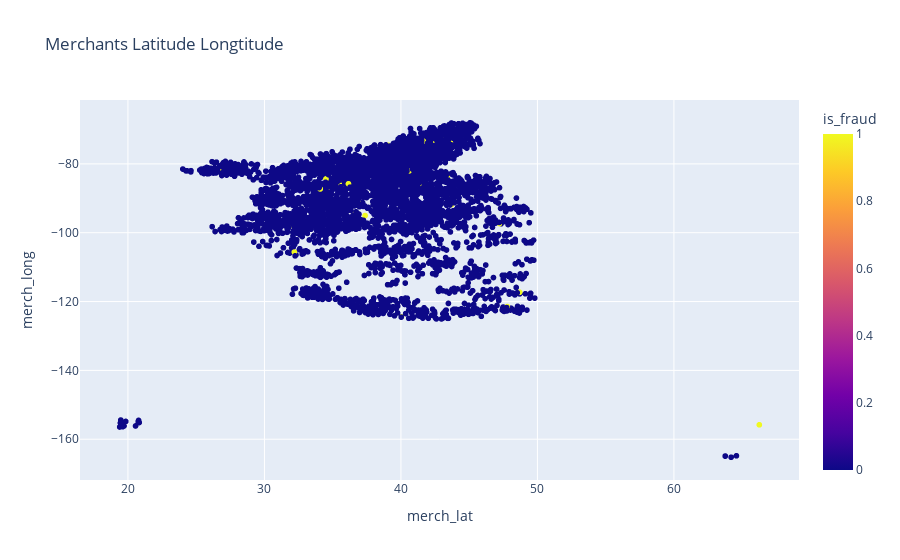

Notebook code cell kept with this figure:
### Markdown cell above
**Merchants**

### Code cell
px.scatter(df_raw10.sample(5000, random_state=1), 
           title='Merchants Latitude Longtitude',
           x='merch_lat',
           y='merch_long',
           color='is_fraud')

### Figure 1 — Plotly figure (JSON) as saved in the notebook; plotly's stock layout.template omitted (floating-point values rounded to 4 significant figures; data arrays with more than 128 entries replaced by an {"elided": "..."} marker saying what was removed)
{"data": [{"hovertemplate": "merch_lat=%{x}<br>merch_long=%{y}<br>is_fraud=%{marker.color}<extra></extra>", "legendgroup": "", "marker": {"color": {"elided": "5000 int values"}, "coloraxis": "coloraxis", "symbol": "circle"}, "mode": "markers", "name": "", "showlegend": false, "type": "scattergl", "x": {"elided": "5000 float values"}, "xaxis": "x", "y": {"elided": "5000 float values"}, "yaxis": "y"}], "layout": {"coloraxis": {"colorbar": {"title": {"text": "is_fraud"}}, "colorscale": [[0, "#0d0887"], [0.1111, "#46039f"], [0.2222, "#7201a8"], [0.3333, "#9c179e"], [0.4444, "#bd3786"], [0.5556, "#d8576b"], [0.6667, "#ed7953"], [0.7778, "#fb9f3a"], [0.8889, "#fdca26"], [1, "#f0f921"]]}, "legend": {"tracegroupgap": 0}, "title": {"text": "Merchants Latitude Longtitude"}, "xaxis": {"anchor": "y", "domain": [0, 1], "title": {"text": "merch_lat"}}, "yaxis": {"anchor": "x", "domain": [0, 1], "title": {"text": "merch_long"}}}}
